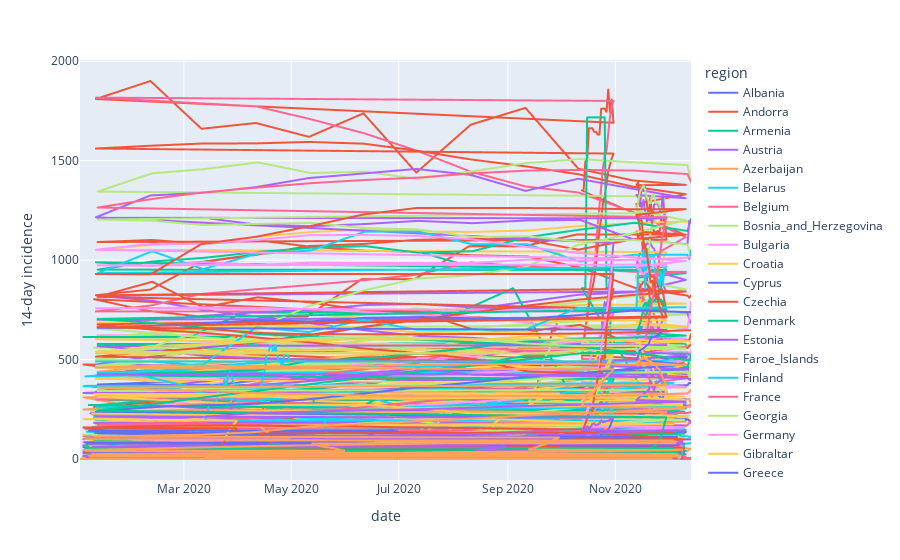

The notebook cell this image was saved under:
### Markdown cell above
Create a line plot showing the `14-incidence` for all European countries. Use `groupby` operation to generate the data list for the plotly plot.

### Code cell
subset_europe = cdf_cleaned[cdf_cleaned['continent'] == 'Europe']

fig = px.line(subset_europe, x="date", y="14-day incidence", color='region')
fig.show()

### Figure 1 — Plotly figure (JSON) as saved in the notebook; plotly's stock layout.template omitted (floating-point values rounded to 4 significant figures; data arrays with more than 128 entries replaced by an {"elided": "..."} marker saying what was removed)
{"data": [{"hovertemplate": "region=Albania<br>date=%{x}<br>14-day incidence=%{y}<extra></extra>", "legendgroup": "Albania", "line": {"color": "#636efa", "dash": "solid"}, "marker": {"symbol": "circle"}, "mode": "lines", "name": "Albania", "showlegend": true, "type": "scattergl", "x": {"elided": "268 str values"}, "xaxis": "x", "y": {"elided": "268 float values"}, "yaxis": "y"}, {"hovertemplate": "region=Andorra<br>date=%{x}<br>14-day incidence=%{y}<extra></extra>", "legendgroup": "Andorra", "line": {"color": "#EF553B", "dash": "solid"}, "marker": {"symbol": "circle"}, "mode": "lines", "name": "Andorra", "showlegend": true, "type": "scattergl", "x": {"elided": "263 str values"}, "xaxis": "x", "y": {"elided": "263 float values"}, "yaxis": "y"}, {"hovertemplate": "region=Armenia<br>date=%{x}<br>14-day incidence=%{y}<extra></extra>", "legendgroup": "Armenia", "line": {"color": "#00cc96", "dash": "solid"}, "marker": {"symbol": "circle"}, "mode": "lines", "name": "Armenia", "showlegend": true, "type": "scattergl", "x": {"elided": "328 str values"}, "xaxis": "x", "y": {"elided": "328 float values"}, "yaxis": "y"}, {"hovertemplate": "region=Austria<br>date=%{x}<br>14-day incidence=%{y}<extra></extra>", "legendgroup": "Austria", "line": {"color": "#ab63fa", "dash": "solid"}, "marker": {"symbol": "circle"}, "mode": "lines", "name": "Austria", "showlegend": true, "type": "scattergl", "x": {"elided": "337 str values"}, "xaxis": "x", "y": {"elided": "337 float values"}, "yaxis": "y"}, {"hovertemplate": "region=Azerbaijan<br>date=%{x}<br>14-day incidence=%{y}<extra></extra>", "legendgroup": "Azerbaijan", "line": {"color": "#FFA15A", "dash": "solid"}, "marker": {"symbol": "circle"}, "mode": "lines", "name": "Azerbaijan", "showlegend": true, "type": "scattergl", "x": {"elided": "330 str values"}, "xaxis": "x", "y": {"elided": "330 float values"}, "yaxis": "y"}, {"hovertemplate": "region=Belarus<br>date=%{x}<br>14-day incidence=%{y}<extra></extra>", "legendgroup": "Belarus", "line": {"color": "#19d3f3", "dash": "solid"}, "marker": {"symbol": "circle"}, "mode": "lines", "name": "Belarus", "showlegend": true, "type": "scattergl", "x": {"elided": "329 str values"}, "xaxis": "x", "y": {"elided": "329 float values"}, "yaxis": "y"}, {"hovertemplate": "region=Belgium<br>date=%{x}<br>14-day incidence=%{y}<extra></extra>", "legendgroup": "Belgium", "line": {"color": "#FF6692", "dash": "solid"}, "marker": {"symbol": "circle"}, "mode": "lines", "name": "Belgium", "showlegend": true, "type": "scattergl", "x": {"elided": "337 str values"}, "xaxis": "x", "y": {"elided": "337 float values"}, "yaxis": "y"}, {"hovertemplate": "region=Bosnia_and_Herzegovina<br>date=%{x}<br>14-day incidence=%{y}<extra></extra>", "legendgroup": "Bosnia_and_Herzegovina", "line": {"color": "#B6E880", "dash": "solid"}, "marker": {"symbol": "circle"}, "mode": "lines", "name": "Bosnia_and_Herzegovina", "showlegend": true, "type": "scattergl", "x": {"elided": "264 str values"}, "xaxis": "x", "y": {"elided": "264 float values"}, "yaxis": "y"}, {"hovertemplate": "region=Bulgaria<br>date=%{x}<br>14-day incidence=%{y}<extra></extra>", "legendgroup": "Bulgaria", "line": {"color": "#FF97FF", "dash": "solid"}, "marker": {"symbol": "circle"}, "mode": "lines", "name": "Bulgaria", "showlegend": true, "type": "scattergl", "x": {"elided": "267 str values"}, "xaxis": "x", "y": {"elided": "267 float values"}, "yaxis": "y"}, {"hovertemplate": "region=Croatia<br>date=%{x}<br>14-day incidence=%{y}<extra></extra>", "legendgroup": "Croatia", "line": {"color": "#FECB52", "dash": "solid"}, "marker": {"symbol": "circle"}, "mode": "lines", "name": "Croatia", "showlegend": true, "type": "scattergl", "x": {"elided": "334 str values"}, "xaxis": "x", "y": {"elided": "334 float values"}, "yaxis": "y"}, {"hovertemplate": "region=Cyprus<br>date=%{x}<br>14-day incidence=%{y}<extra></extra>", "legendgroup": "Cyprus", "line": {"color": "#636efa", "dash": "solid"}, "marker": {"symbol": "circle"}, "mode": "lines", "name": "Cyprus", "showlegend": true, "type": "scattergl", "x": {"elided": "265 str values"}, "xaxis": "x", "y": {"elided": "265 float values"}, "yaxis": "y"}, {"hovertemplate": "region=Czechia<br>date=%{x}<br>14-day incidence=%{y}<extra></extra>", "legendgroup": "Czechia", "line": {"color": "#EF553B", "dash": "solid"}, "marker": {"symbol": "circle"}, "mode": "lines", "name": "Czechia", "showlegend": true, "type": "scattergl", "x": {"elided": "335 str values"}, "xaxis": "x", "y": {"elided": "335 float values"}, "yaxis": "y"}, {"hovertemplate": "region=Denmark<br>date=%{x}<br>14-day incidence=%{y}<extra></extra>", "legendgroup": "Denmark", "line": {"color": "#00cc96", "dash": "solid"}, "marker": {"symbol": "circle"}, "mode": "lines", "name": "Denmark", "showlegend": true, "type": "scattergl", "x": {"elided": "337 str values"}, "xaxis": "x", "y": {"elided": "337 float values"}, "yaxis": "y"}, {"hovertemplate": "region=Estonia<br>date=%{x}<br>14-day incidence=%{y}<extra></extra>", "legendgroup": "Estonia", "line": {"color": "#ab63fa", "dash": "solid"}, "marker": {"symbol": "circle"}, "mode": "lines", "name": "Estonia", "showlegend": true, "type": "scattergl", "x": {"elided": "332 str values"}, "xaxis": "x", "y": {"elided": "332 float values"}, "yaxis": "y"}, {"hovertemplate": "region=Faroe_Islands<br>date=%{x}<br>14-day incidence=%{y}<extra></extra>", "legendgroup": "Faroe_Islands", "line": {"color": "#FFA15A", "dash": "solid"}, "marker": {"symbol": "circle"}, "mode": "lines", "name": "Faroe_Islands", "showlegend": true, "type": "scattergl", "x": {"elided": "271 str values"}, "xaxis": "x", "y": {"elided": "271 float values"}, "yaxis": "y"}, {"hovertemplate": "region=Finland<br>date=%{x}<br>14-day incidence=%{y}<extra></extra>", "legendgroup": "Finland", "line": {"color": "#19d3f3", "dash": "solid"}, "marker": {"symbol": "circle"}, "mode": "lines", "name": "Finland", "showlegend": true, "type": "scattergl", "x": {"elided": "333 str values"}, "xaxis": "x", "y": {"elided": "333 float values"}, "yaxis": "y"}, {"hovertemplate": "region=France<br>date=%{x}<br>14-day incidence=%{y}<extra></extra>", "legendgroup": "France", "line": {"color": "#FF6692", "dash": "solid"}, "marker": {"symbol": "circle"}, "mode": "lines", "name": "France", "showlegend": true, "type": "scattergl", "x": {"elided": "336 str values"}, "xaxis": "x", "y": {"elided": "336 float values"}, "yaxis": "y"}, {"hovertemplate": "region=Georgia<br>date=%{x}<br>14-day incidence=%{y}<extra></extra>", "legendgroup": "Georgia", "line": {"color": "#B6E880", "dash": "solid"}, "marker": {"symbol": "circle"}, "mode": "lines", "name": "Georgia", "showlegend": true, "type": "scattergl", "x": {"elided": "334 str values"}, "xaxis": "x", "y": {"elided": "334 float values"}, "yaxis": "y"}, {"hovertemplate": "region=Germany<br>date=%{x}<br>14-day incidence=%{y}<extra></extra>", "legendgroup": "Germany", "line": {"color": "#FF97FF", "dash": "solid"}, "marker": {"symbol": "circle"}, "mode": "lines", "name": "Germany", "showlegend": true, "type": "scattergl", "x": {"elided": "337 str values"}, "xaxis": "x", "y": {"elided": "337 float values"}, "yaxis": "y"}, {"hovertemplate": "region=Gibraltar<br>date=%{x}<br>14-day incidence=%{y}<extra></extra>", "legendgroup": "Gibraltar", "line": {"color": "#FECB52", "dash": "solid"}, "marker": {"symbol": "circle"}, "mode": "lines", "name": "Gibraltar", "showlegend": true, "type": "scattergl", "x": {"elided": "257 str values"}, "xaxis": "x", "y": {"elided": "257 float values"}, "yaxis": "y"}, {"hovertemplate": "region=Greece<br>date=%{x}<br>14-day incidence=%{y}<extra></extra>", "legendgroup": "Greece", "line": {"color": "#636efa", "dash": "solid"}, "marker": {"symbol": "circle"}, "mode": "lines", "name": "Greece", "showlegend": true, "type": "scattergl", "x": {"elided": "335 str values"}, "xaxis": "x", "y": {"elided": "335 float values"}, "yaxis": "y"}, {"hovertemplate": "region=Guernsey<br>date=%{x}<br>14-day incidence=%{y}<extra></extra>", "legendgroup": "Guernsey", "line": {"color": "#EF553B", "dash": "solid"}, "marker": {"symbol": "circle"}, "mode": "lines", "name": "Guernsey", "showlegend": true, "type": "scattergl", "x": {"elided": "257 str values"}, "xaxis": "x", "y": {"elided": "257 float values"}, "yaxis": "y"}, {"hovertemplate": "region=Holy_See<br>date=%{x}<br>14-day incidence=%{y}<extra></extra>", "legendgroup": "Holy_See", "line": {"color": "#00cc96", "dash": "solid"}, "marker": {"symbol": "circle"}, "mode": "lines", "name": "Holy_See", "showlegend": true, "type": "scattergl", "x": {"elided": "262 str values"}, "xaxis": "x", "y": {"elided": "262 float values"}, "yaxis": "y"}, {"hovertemplate": "region=Hungary<br>date=%{x}<br>14-day incidence=%{y}<extra></extra>", "legendgroup": "Hungary", "line": {"color": "#ab63fa", "dash": "solid"}, "marker": {"symbol": "circle"}, "mode": "lines", "name": "Hungary", "showlegend": true, "type": "scattergl", "x": {"elided": "271 str values"}, "xaxis": "x", "y": {"elided": "271 float values"}, "yaxis": "y"}, {"hovertemplate": "region=Iceland<br>date=%{x}<br>14-day incidence=%{y}<extra></extra>", "legendgroup": "Iceland", "line": {"color": "#FFA15A", "dash": "solid"}, "marker": {"symbol": "circle"}, "mode": "lines", "name": "Iceland", "showlegend": true, "type": "scattergl", "x": {"elided": "337 str values"}, "xaxis": "x", "y": {"elided": "337 float values"}, "yaxis": "y"}, {"hovertemplate": "region=Ireland<br>date=%{x}<br>14-day incidence=%{y}<extra></extra>", "legendgroup": "Ireland", "line": {"color": "#19d3f3", "dash": "solid"}, "marker": {"symbol": "circle"}, "mode": "lines", "name": "Ireland", "showlegend": true, "type": "scattergl", "x": {"elided": "334 str values"}, "xaxis": "x", "y": {"elided": "334 float values"}, "yaxis": "y"}, {"hovertemplate": "region=Isle_of_Man<br>date=%{x}<br>14-day incidence=%{y}<extra></extra>", "legendgroup": "Isle_of_Man", "line": {"color": "#FF6692", "dash": "solid"}, "marker": {"symbol": "circle"}, "mode": "lines", "name": "Isle_of_Man", "showlegend": true, "type": "scattergl", "x": {"elided": "256 str values"}, "xaxis": "x", "y": {"elided": "256 float values"}, "yaxis": "y"}, {"hovertemplate": "region=Italy<br>date=%{x}<br>14-day incidence=%{y}<extra></extra>", "legendgroup": "Italy", "line": {"color": "#B6E880", "dash": "solid"}, "marker": {"symbol": "circle"}, "mode": "lines", "name": "Italy", "showlegend": true, "type": "scattergl", "x": {"elided": "335 str values"}, "xaxis": "x", "y": {"elided": "335 float values"}, "yaxis": "y"}, {"hovertemplate": "region=Jersey<br>date=%{x}<br>14-day incidence=%{y}<extra></extra>", "legendgroup": "Jersey", "line": {"color": "#FF97FF", "dash": "solid"}, "marker": {"symbol": "circle"}, "mode": "lines", "name": "Jersey", "showlegend": true, "type": "scattergl", "x": {"elided": "256 str values"}, "xaxis": "x", "y": {"elided": "256 float values"}, "yaxis": "y"}, {"hovertemplate": "region=Kosovo<br>date=%{x}<br>14-day incidence=%{y}<extra></extra>", "legendgroup": "Kosovo", "line": {"color": "#FECB52", "dash": "solid"}, "marker": {"symbol": "circle"}, "mode": "lines", "name": "Kosovo", "showlegend": true, "type": "scattergl", "x": {"elided": "262 str values"}, "xaxis": "x", "y": {"elided": "262 float values"}, "yaxis": "y"}, {"hovertemplate": "region=Latvia<br>date=%{x}<br>14-day incidence=%{y}<extra></extra>", "legendgroup": "Latvia", "line": {"color": "#636efa", "dash": "solid"}, "marker": {"symbol": "circle"}, "mode": "lines", "name": "Latvia", "showlegend": true, "type": "scattergl", "x": {"elided": "270 str values"}, "xaxis": "x", "y": {"elided": "270 float values"}, "yaxis": "y"}, {"hovertemplate": "region=Liechtenstein<br>date=%{x}<br>14-day incidence=%{y}<extra></extra>", "legendgroup": "Liechtenstein", "line": {"color": "#EF553B", "dash": "solid"}, "marker": {"symbol": "circle"}, "mode": "lines", "name": "Liechtenstein", "showlegend": true, "type": "scattergl", "x": {"elided": "266 str values"}, "xaxis": "x", "y": {"elided": "266 float values"}, "yaxis": "y"}, {"hovertemplate": "region=Lithuania<br>date=%{x}<br>14-day incidence=%{y}<extra></extra>", "legendgroup": "Lithuania", "line": {"color": "#00cc96", "dash": "solid"}, "marker": {"symbol": "circle"}, "mode": "lines", "name": "Lithuania", "showlegend": true, "type": "scattergl", "x": {"elided": "327 str values"}, "xaxis": "x", "y": {"elided": "327 float values"}, "yaxis": "y"}, {"hovertemplate": "region=Luxembourg<br>date=%{x}<br>14-day incidence=%{y}<extra></extra>", "legendgroup": "Luxembourg", "line": {"color": "#ab63fa", "dash": "solid"}, "marker": {"symbol": "circle"}, "mode": "lines", "name": "Luxembourg", "showlegend": true, "type": "scattergl", "x": {"elided": "316 str values"}, "xaxis": "x", "y": {"elided": "316 float values"}, "yaxis": "y"}, {"hovertemplate": "region=Malta<br>date=%{x}<br>14-day incidence=%{y}<extra></extra>", "legendgroup": "Malta", "line": {"color": "#FFA15A", "dash": "solid"}, "marker": {"symbol": "circle"}, "mode": "lines", "name": "Malta", "showlegend": true, "type": "scattergl", "x": {"elided": "270 str values"}, "xaxis": "x", "y": {"elided": "270 float values"}, "yaxis": "y"}, {"hovertemplate": "region=Moldova<br>date=%{x}<br>14-day incidence=%{y}<extra></extra>", "legendgroup": "Moldova", "line": {"color": "#19d3f3", "dash": "solid"}, "marker": {"symbol": "circle"}, "mode": "lines", "name": "Moldova", "showlegend": true, "type": "scattergl", "x": {"elided": "267 str values"}, "xaxis": "x", "y": {"elided": "267 float values"}, "yaxis": "y"}, {"hovertemplate": "region=Monaco<br>date=%{x}<br>14-day incidence=%{y}<extra></extra>", "legendgroup": "Monaco", "line": {"color": "#FF6692", "dash": "solid"}, "marker": {"symbol": "circle"}, "mode": "lines", "name": "Monaco", "showlegend": true, "type": "scattergl", "x": {"elided": "325 str values"}, "xaxis": "x", "y": {"elided": "325 float values"}, "yaxis": "y"}, {"hovertemplate": "region=Montenegro<br>date=%{x}<br>14-day incidence=%{y}<extra></extra>", "legendgroup": "Montenegro", "line": {"color": "#B6E880", "dash": "solid"}, "marker": {"symbol": "circle"}, "mode": "lines", "name": "Montenegro", "showlegend": true, "type": "scattergl", "x": {"elided": "259 str values"}, "xaxis": "x", "y": {"elided": "259 float values"}, "yaxis": "y"}, {"hovertemplate": "region=Netherlands<br>date=%{x}<br>14-day incidence=%{y}<extra></extra>", "legendgroup": "Netherlands", "line": {"color": "#FF97FF", "dash": "solid"}, "marker": {"symbol": "circle"}, "mode": "lines", "name": "Netherlands", "showlegend": true, "type": "scattergl", "x": {"elided": "337 str values"}, "xaxis": "x", "y": {"elided": "337 float values"}, "yaxis": "y"}, {"hovertemplate": "region=North_Macedonia<br>date=%{x}<br>14-day incidence=%{y}<extra></extra>", "legendgroup": "North_Macedonia", "line": {"color": "#FECB52", "dash": "solid"}, "marker": {"symbol": "circle"}, "mode": "lines", "name": "North_Macedonia", "showlegend": true, "type": "scattergl", "x": {"elided": "328 str values"}, "xaxis": "x", "y": {"elided": "328 float values"}, "yaxis": "y"}, {"hovertemplate": "region=Norway<br>date=%{x}<br>14-day incidence=%{y}<extra></extra>", "legendgroup": "Norway", "line": {"color": "#636efa", "dash": "solid"}, "marker": {"symbol": "circle"}, "mode": "lines", "name": "Norway", "showlegend": true, "type": "scattergl", "x": {"elided": "337 str values"}, "xaxis": "x", "y": {"elided": "337 float values"}, "yaxis": "y"}, {"hovertemplate": "region=Poland<br>date=%{x}<br>14-day incidence=%{y}<extra></extra>", "legendgroup": "Poland", "line": {"color": "#EF553B", "dash": "solid"}, "marker": {"symbol": "circle"}, "mode": "lines", "name": "Poland", "showlegend": true, "type": "scattergl", "x": {"elided": "271 str values"}, "xaxis": "x", "y": {"elided": "271 float values"}, "yaxis": "y"}, {"hovertemplate": "region=Portugal<br>date=%{x}<br>14-day incidence=%{y}<extra></extra>", "legendgroup": "Portugal", "line": {"color": "#00cc96", "dash": "solid"}, "marker": {"symbol": "circle"}, "mode": "lines", "name": "Portugal", "showlegend": true, "type": "scattergl", "x": {"elided": "273 str values"}, "xaxis": "x", "y": {"elided": "273 float values"}, "yaxis": "y"}, {"hovertemplate": "region=Romania<br>date=%{x}<br>14-day incidence=%{y}<extra></extra>", "legendgroup": "Romania", "line": {"color": "#ab63fa", "dash": "solid"}, "marker": {"symbol": "circle"}, "mode": "lines", "name": "Romania", "showlegend": true, "type": "scattergl", "x": {"elided": "335 str values"}, "xaxis": "x", "y": {"elided": "335 float values"}, "yaxis": "y"}, {"hovertemplate": "region=Russia<br>date=%{x}<br>14-day incidence=%{y}<extra></extra>", "legendgroup": "Russia", "line": {"color": "#FFA15A", "dash": "solid"}, "marker": {"symbol": "circle"}, "mode": "lines", "name": "Russia", "showlegend": true, "type": "scattergl", "x": {"elided": "337 str values"}, "xaxis": "x", "y": {"elided": "337 float values"}, "yaxis": "y"}, {"hovertemplate": "region=San_Marino<br>date=%{x}<br>14-day incidence=%{y}<extra></extra>", "legendgroup": "San_Marino", "line": {"color": "#19d3f3", "dash": "solid"}, "marker": {"symbol": "circle"}, "mode": "lines", "name": "San_Marino", "showlegend": true, "type": "scattergl", "x": {"elided": "335 str values"}, "xaxis": "x", "y": {"elided": "335 float values"}, "yaxis": "y"}, {"hovertemplate": "region=Serbia<br>date=%{x}<br>14-day incidence=%{y}<extra></extra>", "legendgroup": "Serbia", "line": {"color": "#FF6692", "dash": "solid"}, "marker": {"symbol": "circle"}, "mode": "lines", "name": "Serbia", "showlegend": true, "type": "scattergl", "x": {"elided": "267 str values"}, "xaxis": "x", "y": {"elided": "267 float values"}, "yaxis": "y"}, {"hovertemplate": "region=Slovakia<br>date=%{x}<br>14-day incidence=%{y}<extra></extra>", "legendgroup": "Slovakia", "line": {"color": "#B6E880", "dash": "solid"}, "marker": {"symbol": "circle"}, "mode": "lines", "name": "Slovakia", "showlegend": true, "type": "scattergl", "x": {"elided": "269 str values"}, "xaxis": "x", "y": {"elided": "269 float values"}, "yaxis": "y"}, {"hovertemplate": "region=Slovenia<br>date=%{x}<br>14-day incidence=%{y}<extra></extra>", "legendgroup": "Slovenia", "line": {"color": "#FF97FF", "dash": "solid"}, "marker": {"symbol": "circle"}, "mode": "lines", "name": "Slovenia", "showlegend": true, "type": "scattergl", "x": {"elided": "271 str values"}, "xaxis": "x", "y": {"elided": "271 float values"}, "yaxis": "y"}, {"hovertemplate": "region=Spain<br>date=%{x}<br>14-day incidence=%{y}<extra></extra>", "legendgroup": "Spain", "line": {"color": "#FECB52", "dash": "solid"}, "marker": {"symbol": "circle"}, "mode": "lines", "name": "Spain", "showlegend": true, "type": "scattergl", "x": {"elided": "333 str values"}, "xaxis": "x", "y": {"elided": "333 float values"}, "yaxis": "y"}, {"hovertemplate": "region=Sweden<br>date=%{x}<br>14-day incidence=%{y}<extra></extra>", "legendgroup": "Sweden", "line": {"color": "#636efa", "dash": "solid"}, "marker": {"symbol": "circle"}, "mode": "lines", "name": "Sweden", "showlegend": true, "type": "scattergl", "x": {"elided": "337 str values"}, "xaxis": "x", "y": {"elided": "337 float values"}, "yaxis": "y"}, {"hovertemplate": "region=Switzerland<br>date=%{x}<br>14-day incidence=%{y}<extra></extra>", "legendgroup": "Switzerland", "line": {"color": "#EF553B", "dash": "solid"}, "marker": {"symbol": "circle"}, "mode": "lines", "name": "Switzerland", "showlegend": true, "type": "scattergl", "x": {"elided": "337 str values"}, "xaxis": "x", "y": {"elided": "337 float values"}, "yaxis": "y"}, {"hovertemplate": "region=Turkey<br>date=%{x}<br>14-day incidence=%{y}<extra></extra>", "legendgroup": "Turkey", "line": {"color": "#00cc96", "dash": "solid"}, "marker": {"symbol": "circle"}, "mode": "lines", "name": "Turkey", "showlegend": true, "type": "scattergl", "x": {"elided": "263 str values"}, "xaxis": "x", "y": {"elided": "263 float values"}, "yaxis": "y"}, {"hovertemplate": "region=Ukraine<br>date=%{x}<br>14-day incidence=%{y}<extra></extra>", "legendgroup": "Ukraine", "line": {"color": "#ab63fa", "dash": "solid"}, "marker": {"symbol": "circle"}, "mode": "lines", "name": "Ukraine", "showlegend": true, "type": "scattergl", "x": {"elided": "263 str values"}, "xaxis": "x", "y": {"elided": "263 float values"}, "yaxis": "y"}, {"hovertemplate": "region=United_Kingdom<br>date=%{x}<br>14-day incidence=%{y}<extra></extra>", "legendgroup": "United_Kingdom", "line": {"color": "#FFA15A", "dash": "solid"}, "marker": {"symbol": "circle"}, "mode": "lines", "name": "United_Kingdom", "showlegend": true, "type": "scattergl", "x": {"elided": "337 str values"}, "xaxis": "x", "y": {"elided": "337 float values"}, "yaxis": "y"}], "layout": {"legend": {"title": {"text": "region"}, "tracegroupgap": 0}, "margin": {"t": 60}, "xaxis": {"anchor": "y", "domain": [0, 1], "title": {"text": "date"}}, "yaxis": {"anchor": "x", "domain": [0, 1], "title": {"text": "14-day incidence"}}}}
